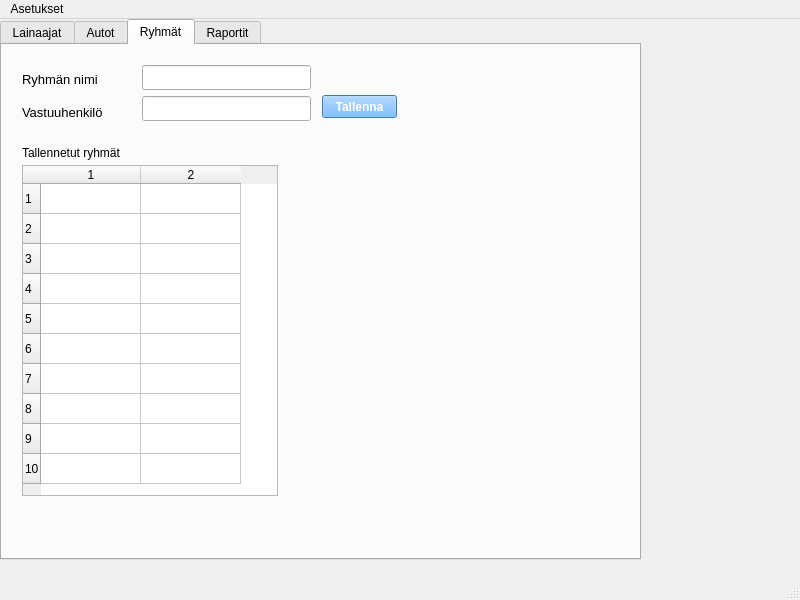
<?xml version="1.0" encoding="UTF-8"?>
<ui version="4.0">
 <class>MainWindow</class>
 <widget class="QMainWindow" name="MainWindow">
  <property name="geometry">
   <rect>
    <x>0</x>
    <y>0</y>
    <width>800</width>
    <height>600</height>
   </rect>
  </property>
  <property name="windowTitle">
   <string>MainWindow</string>
  </property>
  <widget class="QWidget" name="centralwidget">
   <widget class="QTabWidget" name="tabWidget">
    <property name="geometry">
     <rect>
      <x>0</x>
      <y>0</y>
      <width>641</width>
      <height>541</height>
     </rect>
    </property>
    <property name="currentIndex">
     <number>2</number>
    </property>
    <widget class="QWidget" name="studentTab">
     <attribute name="title">
      <string>Lainaajat</string>
     </attribute>
     <widget class="QTableWidget" name="registerPersontableWidget">
      <property name="geometry">
       <rect>
        <x>10</x>
        <y>220</y>
        <width>731</width>
        <height>201</height>
       </rect>
      </property>
      <property name="rowCount">
       <number>5</number>
      </property>
      <property name="columnCount">
       <number>10</number>
      </property>
      <row/>
      <row/>
      <row/>
      <row/>
      <row/>
      <column/>
      <column/>
      <column/>
      <column/>
      <column/>
      <column/>
      <column/>
      <column/>
      <column/>
      <column/>
     </widget>
     <widget class="QLabel" name="registerPersonLabel">
      <property name="geometry">
       <rect>
        <x>10</x>
        <y>200</y>
        <width>121</width>
        <height>16</height>
       </rect>
      </property>
      <property name="text">
       <string>Rekisteröidyt lainaajat</string>
      </property>
     </widget>
     <widget class="QPushButton" name="savePersonPushButton">
      <property name="geometry">
       <rect>
        <x>110</x>
        <y>160</y>
        <width>191</width>
        <height>23</height>
       </rect>
      </property>
      <property name="text">
       <string>Tallenna</string>
      </property>
     </widget>
     <widget class="QWidget" name="layoutWidget">
      <property name="geometry">
       <rect>
        <x>110</x>
        <y>20</y>
        <width>191</width>
        <height>136</height>
       </rect>
      </property>
      <layout class="QVBoxLayout" name="studentInputVerticalLayout">
       <item>
        <widget class="QLineEdit" name="ssnLineEdit">
         <property name="font">
          <font>
           <pointsize>10</pointsize>
          </font>
         </property>
        </widget>
       </item>
       <item>
        <widget class="QLineEdit" name="firstNameLineEdit">
         <property name="font">
          <font>
           <pointsize>10</pointsize>
          </font>
         </property>
        </widget>
       </item>
       <item>
        <widget class="QLineEdit" name="lastNameLineEdit">
         <property name="font">
          <font>
           <pointsize>10</pointsize>
          </font>
         </property>
        </widget>
       </item>
       <item>
        <widget class="QComboBox" name="groupComboBox">
         <property name="font">
          <font>
           <pointsize>10</pointsize>
          </font>
         </property>
        </widget>
       </item>
       <item>
        <widget class="QLineEdit" name="vehicleClassLineEdit">
         <property name="font">
          <font>
           <pointsize>10</pointsize>
          </font>
         </property>
        </widget>
       </item>
      </layout>
     </widget>
     <widget class="QWidget" name="layoutWidget">
      <property name="geometry">
       <rect>
        <x>10</x>
        <y>20</y>
        <width>91</width>
        <height>131</height>
       </rect>
      </property>
      <layout class="QVBoxLayout" name="studentLabelsVerticalLayout">
       <item>
        <widget class="QLabel" name="ssnLabel">
         <property name="font">
          <font>
           <pointsize>10</pointsize>
          </font>
         </property>
         <property name="text">
          <string>Henkilötunnus</string>
         </property>
        </widget>
       </item>
       <item>
        <widget class="QLabel" name="firstNameLabel">
         <property name="font">
          <font>
           <pointsize>10</pointsize>
          </font>
         </property>
         <property name="text">
          <string>Etunimi</string>
         </property>
        </widget>
       </item>
       <item>
        <widget class="QLabel" name="lastNameLabel">
         <property name="font">
          <font>
           <pointsize>10</pointsize>
          </font>
         </property>
         <property name="text">
          <string>Sukunimi</string>
         </property>
        </widget>
       </item>
       <item>
        <widget class="QLabel" name="groupLabel">
         <property name="font">
          <font>
           <pointsize>10</pointsize>
          </font>
         </property>
         <property name="text">
          <string>Ryhmä</string>
         </property>
        </widget>
       </item>
       <item>
        <widget class="QLabel" name="vehicleClassLabel">
         <property name="font">
          <font>
           <pointsize>10</pointsize>
          </font>
         </property>
         <property name="text">
          <string>Ajoneuvoluokka</string>
         </property>
        </widget>
       </item>
      </layout>
     </widget>
    </widget>
    <widget class="QWidget" name="vehicleTab">
     <attribute name="title">
      <string>Autot</string>
     </attribute>
     <widget class="QWidget" name="layoutWidget">
      <property name="geometry">
       <rect>
        <x>10</x>
        <y>20</y>
        <width>95</width>
        <height>151</height>
       </rect>
      </property>
      <layout class="QVBoxLayout" name="vehicleLabelsVerticalLayout">
       <item>
        <widget class="QLabel" name="numberPlateLabel">
         <property name="font">
          <font>
           <pointsize>10</pointsize>
          </font>
         </property>
         <property name="text">
          <string>Rekisterinumero</string>
         </property>
        </widget>
       </item>
       <item>
        <widget class="QLabel" name="manufacturedLabel">
         <property name="font">
          <font>
           <pointsize>10</pointsize>
          </font>
         </property>
         <property name="text">
          <string>Merkki</string>
         </property>
        </widget>
       </item>
       <item>
        <widget class="QLabel" name="modelLabel">
         <property name="font">
          <font>
           <pointsize>10</pointsize>
          </font>
         </property>
         <property name="text">
          <string>Malli</string>
         </property>
        </widget>
       </item>
       <item>
        <widget class="QLabel" name="modelYearLabel">
         <property name="font">
          <font>
           <pointsize>10</pointsize>
          </font>
         </property>
         <property name="text">
          <string>Vuosimalli</string>
         </property>
        </widget>
       </item>
       <item>
        <widget class="QLabel" name="capacityLabel">
         <property name="font">
          <font>
           <pointsize>10</pointsize>
          </font>
         </property>
         <property name="text">
          <string>Henkilömäärä</string>
         </property>
        </widget>
       </item>
      </layout>
     </widget>
     <widget class="QWidget" name="layoutWidget_2">
      <property name="geometry">
       <rect>
        <x>120</x>
        <y>20</y>
        <width>169</width>
        <height>161</height>
       </rect>
      </property>
      <layout class="QVBoxLayout" name="vehicleInputsVerticalLayout">
       <item>
        <widget class="QLineEdit" name="numberPlateLineEdit">
         <property name="font">
          <font>
           <pointsize>11</pointsize>
          </font>
         </property>
        </widget>
       </item>
       <item>
        <widget class="QLineEdit" name="manufactureLineEdit">
         <property name="font">
          <font>
           <pointsize>11</pointsize>
          </font>
         </property>
        </widget>
       </item>
       <item>
        <widget class="QLineEdit" name="modelLineEdit">
         <property name="font">
          <font>
           <pointsize>11</pointsize>
          </font>
         </property>
        </widget>
       </item>
       <item>
        <widget class="QLineEdit" name="modelYearLineEdit">
         <property name="font">
          <font>
           <pointsize>11</pointsize>
          </font>
         </property>
        </widget>
       </item>
       <item>
        <widget class="QLineEdit" name="capacityLineEdit">
         <property name="font">
          <font>
           <pointsize>11</pointsize>
          </font>
         </property>
        </widget>
       </item>
      </layout>
     </widget>
     <widget class="QPushButton" name="saveVehiclepushButton">
      <property name="geometry">
       <rect>
        <x>120</x>
        <y>180</y>
        <width>171</width>
        <height>23</height>
       </rect>
      </property>
      <property name="text">
       <string>Tallenna</string>
      </property>
     </widget>
     <widget class="QPushButton" name="printBarcodepushButton">
      <property name="geometry">
       <rect>
        <x>10</x>
        <y>180</y>
        <width>91</width>
        <height>23</height>
       </rect>
      </property>
      <property name="text">
       <string>Viivakoodi</string>
      </property>
     </widget>
     <widget class="QTableWidget" name="vehicleListTableWidget">
      <property name="geometry">
       <rect>
        <x>20</x>
        <y>230</y>
        <width>551</width>
        <height>311</height>
       </rect>
      </property>
      <property name="rowCount">
       <number>10</number>
      </property>
      <property name="columnCount">
       <number>5</number>
      </property>
      <row/>
      <row/>
      <row/>
      <row/>
      <row/>
      <row/>
      <row/>
      <row/>
      <row/>
      <row/>
      <column/>
      <column/>
      <column/>
      <column/>
      <column/>
     </widget>
     <widget class="QLabel" name="vehicleListLabel">
      <property name="geometry">
       <rect>
        <x>20</x>
        <y>210</y>
        <width>61</width>
        <height>16</height>
       </rect>
      </property>
      <property name="text">
       <string>Autoluettelo</string>
      </property>
     </widget>
    </widget>
    <widget class="QWidget" name="groupTab">
     <attribute name="title">
      <string>Ryhmät</string>
     </attribute>
     <widget class="QPushButton" name="pushButton">
      <property name="geometry">
       <rect>
        <x>320</x>
        <y>50</y>
        <width>75</width>
        <height>23</height>
       </rect>
      </property>
      <property name="font">
       <font>
        <weight>75</weight>
        <bold>true</bold>
       </font>
      </property>
      <property name="styleSheet">
       <string notr="true">background-color: rgb(85, 170, 255);
color: rgb(255, 255, 255);</string>
      </property>
      <property name="text">
       <string>Tallenna</string>
      </property>
     </widget>
     <widget class="QTableWidget" name="groupTableWidget">
      <property name="geometry">
       <rect>
        <x>20</x>
        <y>120</y>
        <width>256</width>
        <height>331</height>
       </rect>
      </property>
      <property name="rowCount">
       <number>10</number>
      </property>
      <property name="columnCount">
       <number>2</number>
      </property>
      <row/>
      <row/>
      <row/>
      <row/>
      <row/>
      <row/>
      <row/>
      <row/>
      <row/>
      <row/>
      <column/>
      <column/>
     </widget>
     <widget class="QLabel" name="storeGroupLabel">
      <property name="geometry">
       <rect>
        <x>20</x>
        <y>100</y>
        <width>101</width>
        <height>16</height>
       </rect>
      </property>
      <property name="text">
       <string>Tallennetut ryhmät</string>
      </property>
     </widget>
     <widget class="QWidget" name="layoutWidget">
      <property name="geometry">
       <rect>
        <x>20</x>
        <y>20</y>
        <width>81</width>
        <height>61</height>
       </rect>
      </property>
      <layout class="QVBoxLayout" name="verticalLayout">
       <item>
        <widget class="QLabel" name="groupNameLabel">
         <property name="font">
          <font>
           <pointsize>10</pointsize>
          </font>
         </property>
         <property name="text">
          <string>Ryhmän nimi</string>
         </property>
        </widget>
       </item>
       <item>
        <widget class="QLabel" name="responsiblePersonLabel">
         <property name="font">
          <font>
           <pointsize>10</pointsize>
          </font>
         </property>
         <property name="text">
          <string>Vastuuhenkilö</string>
         </property>
        </widget>
       </item>
      </layout>
     </widget>
     <widget class="QWidget" name="layoutWidget">
      <property name="geometry">
       <rect>
        <x>140</x>
        <y>20</y>
        <width>169</width>
        <height>56</height>
       </rect>
      </property>
      <layout class="QVBoxLayout" name="verticalLayout_2">
       <item>
        <widget class="QLineEdit" name="groupNameLineEdit">
         <property name="font">
          <font>
           <pointsize>11</pointsize>
          </font>
         </property>
        </widget>
       </item>
       <item>
        <widget class="QLineEdit" name="responsiblePersonLneEdit_2">
         <property name="font">
          <font>
           <pointsize>11</pointsize>
          </font>
         </property>
        </widget>
       </item>
      </layout>
     </widget>
    </widget>
    <widget class="QWidget" name="reportsTab">
     <attribute name="title">
      <string>Raportit</string>
     </attribute>
     <widget class="QComboBox" name="reportTypeComboBox">
      <property name="geometry">
       <rect>
        <x>20</x>
        <y>40</y>
        <width>161</width>
        <height>22</height>
       </rect>
      </property>
      <property name="font">
       <font>
        <pointsize>11</pointsize>
       </font>
      </property>
     </widget>
     <widget class="QLabel" name="raportTypeLabel">
      <property name="geometry">
       <rect>
        <x>20</x>
        <y>20</y>
        <width>47</width>
        <height>13</height>
       </rect>
      </property>
      <property name="font">
       <font>
        <pointsize>10</pointsize>
       </font>
      </property>
      <property name="text">
       <string>Raportit</string>
      </property>
     </widget>
     <widget class="QDateEdit" name="beginningDateEdit">
      <property name="geometry">
       <rect>
        <x>20</x>
        <y>90</y>
        <width>110</width>
        <height>22</height>
       </rect>
      </property>
      <property name="font">
       <font>
        <pointsize>11</pointsize>
       </font>
      </property>
     </widget>
     <widget class="QLabel" name="beginningLabel">
      <property name="geometry">
       <rect>
        <x>20</x>
        <y>70</y>
        <width>47</width>
        <height>13</height>
       </rect>
      </property>
      <property name="font">
       <font>
        <pointsize>10</pointsize>
       </font>
      </property>
      <property name="text">
       <string>Alkaa</string>
      </property>
     </widget>
     <widget class="QDateEdit" name="endingDateEdit">
      <property name="geometry">
       <rect>
        <x>140</x>
        <y>90</y>
        <width>110</width>
        <height>22</height>
       </rect>
      </property>
      <property name="font">
       <font>
        <pointsize>11</pointsize>
       </font>
      </property>
     </widget>
     <widget class="QLabel" name="endingLabel">
      <property name="geometry">
       <rect>
        <x>140</x>
        <y>70</y>
        <width>47</width>
        <height>13</height>
       </rect>
      </property>
      <property name="font">
       <font>
        <pointsize>10</pointsize>
       </font>
      </property>
      <property name="text">
       <string>Päättyy</string>
      </property>
     </widget>
     <widget class="QPushButton" name="printReportPushButton">
      <property name="geometry">
       <rect>
        <x>140</x>
        <y>130</y>
        <width>111</width>
        <height>23</height>
       </rect>
      </property>
      <property name="text">
       <string>Tulosta</string>
      </property>
     </widget>
     <widget class="QTableWidget" name="tableWidget">
      <property name="geometry">
       <rect>
        <x>20</x>
        <y>180</y>
        <width>641</width>
        <height>331</height>
       </rect>
      </property>
      <property name="rowCount">
       <number>22</number>
      </property>
      <property name="columnCount">
       <number>6</number>
      </property>
      <row/>
      <row/>
      <row/>
      <row/>
      <row/>
      <row/>
      <row/>
      <row/>
      <row/>
      <row/>
      <row/>
      <row/>
      <row/>
      <row/>
      <row/>
      <row/>
      <row/>
      <row/>
      <row/>
      <row/>
      <row/>
      <row/>
      <column/>
      <column/>
      <column/>
      <column/>
      <column/>
      <column/>
     </widget>
     <widget class="QLabel" name="previewLabel">
      <property name="geometry">
       <rect>
        <x>20</x>
        <y>160</y>
        <width>47</width>
        <height>13</height>
       </rect>
      </property>
      <property name="text">
       <string>Esikatselu</string>
      </property>
     </widget>
    </widget>
   </widget>
  </widget>
  <widget class="QMenuBar" name="menubar">
   <property name="geometry">
    <rect>
     <x>0</x>
     <y>0</y>
     <width>800</width>
     <height>21</height>
    </rect>
   </property>
   <widget class="QMenu" name="menuAsetukset">
    <property name="title">
     <string>Asetukset</string>
    </property>
    <addaction name="actionMuokkaa"/>
    <addaction name="actionTietoja_ohjelmasta"/>
    <addaction name="separator"/>
    <addaction name="actionVaihda_salasana"/>
   </widget>
   <addaction name="menuAsetukset"/>
  </widget>
  <widget class="QStatusBar" name="statusbar"/>
  <action name="actionMuokkaa">
   <property name="text">
    <string>Muokkaa</string>
   </property>
   <property name="toolTip">
    <string>Muokkaa ohjelman asetuksia</string>
   </property>
   <property name="shortcut">
    <string>Ctrl+Shift+A</string>
   </property>
  </action>
  <action name="actionTietoja_ohjelmasta">
   <property name="text">
    <string>Tietoja ohjelmasta...</string>
   </property>
   <property name="shortcut">
    <string>Ctrl+Shift+T</string>
   </property>
  </action>
  <action name="actionVaihda_salasana">
   <property name="text">
    <string>Vaihda salasana</string>
   </property>
  </action>
 </widget>
 <resources/>
 <connections/>
</ui>
